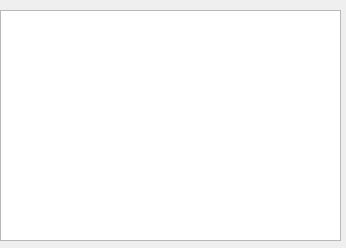
<?xml version="1.0" encoding="UTF-8"?>
<ui version="4.0">
 <class>departments</class>
 <widget class="QWidget" name="departments">
  <property name="geometry">
   <rect>
    <x>0</x>
    <y>0</y>
    <width>346</width>
    <height>248</height>
   </rect>
  </property>
  <property name="windowTitle">
   <string>departments</string>
  </property>
  <widget class="QListWidget" name="listWidget">
   <property name="geometry">
    <rect>
     <x>0</x>
     <y>10</y>
     <width>341</width>
     <height>231</height>
    </rect>
   </property>
  </widget>
 </widget>
 <resources/>
 <connections/>
</ui>
